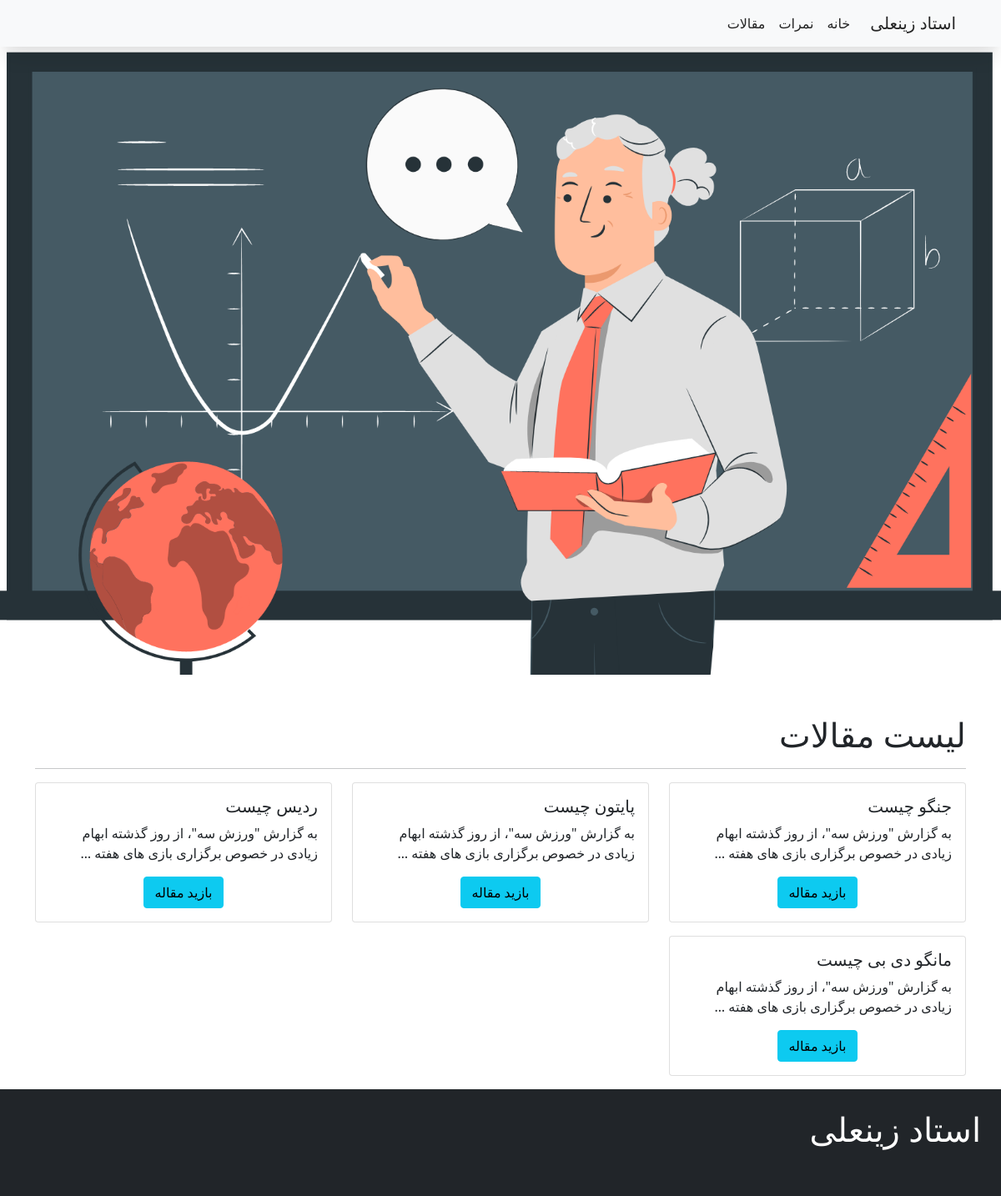
The app's page /articlelist with its own data.
### Article/models.py (models this page shows, shortened)
class Articles(models.Model):
    title = models.CharField(max_length=100)
    slug = models.SlugField(max_length=100, unique=True, null=True)
    pic = models.ImageField(upload_to = "media/", blank=True)
    description = models.TextField()
    published = models.BooleanField(default=False)
    time = models.DateTimeField(auto_now_add=True)

### Article/views.py (the view)
# urls.py: path("articlelist", ArticleList.as_view(), name="ArticleLists"),
class ArticleList(ListView):
    queryset = Articles.objects.filter(published=True)
    template_name = "Article/ArticleList.html"

### templates/Article/ArticleList.html (shortened to what this page needs)
{% extends "base.html" %}
{% load static %}
{% block content %}
<div class="container">
    <br><br><h1>لیست مقالات</h1><hr>
    <div class="row">
        {% for a in object_list %}
        <div class="col-md-4">
<div class="card mb-3" style="max-width:auto; max-height: 250px;">
        <div class="card-body">
          <h5 class="card-title">{{ a.title }}</h5>
          <p class="card-text">{{ a.description|truncatewords:15 }}</p>
          <div class="text-dark text-md-center">
            <a href="{% url 'Article:ArticleDetail' a.slug %}" class="btn btn-info">بازید مقاله</a>
        </div>
        </div>
      </div>
    </div>
{% endfor %}
</div>
  </div>
{% endblock %}

### records on screen
Articles: title "جنگو چیست", description "به گزارش \"ورزش سه\"، از روز گذشته ابهام زیادی در خصوص برگزاری بازی های هفته …"
Articles: title "پایتون چیست", description "به گزارش \"ورزش سه\"، از روز گذشته ابهام زیادی در خصوص برگزاری بازی های هفته …"
Articles: title "ردیس چیست", description "به گزارش \"ورزش سه\"، از روز گذشته ابهام زیادی در خصوص برگزاری بازی های هفته …"
Articles: title "مانگو دی بی چیست", description "به گزارش \"ورزش سه\"، از روز گذشته ابهام زیادی در خصوص برگزاری بازی های هفته …"
